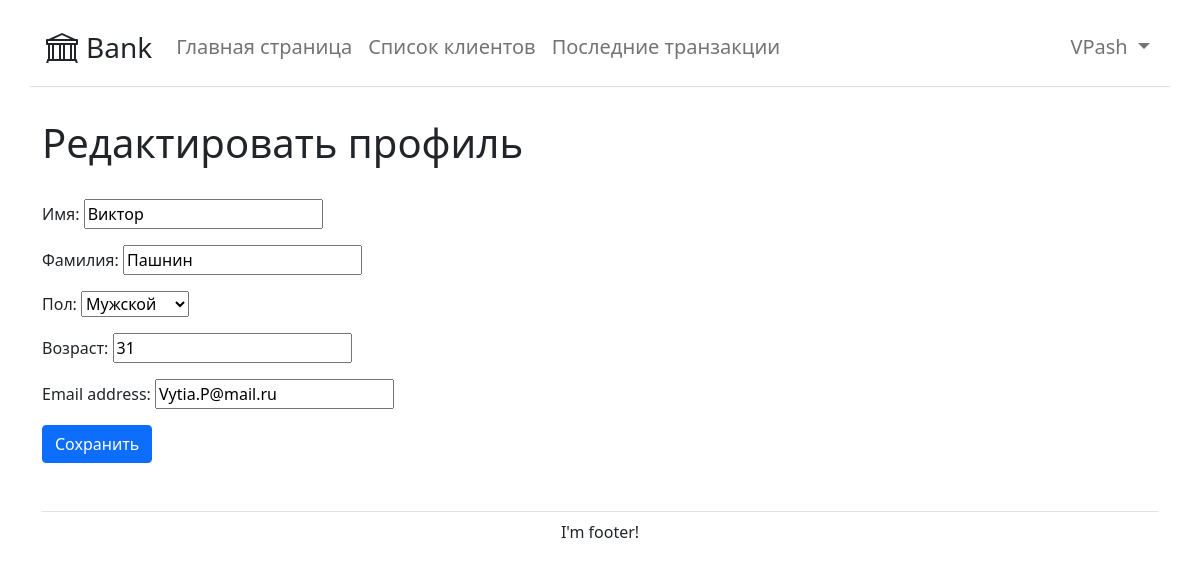
/change_profile/ (signed in), run on the app's committed database.
### bank/models.py (models this page shows, shortened)
class User(AbstractUser): # Первичная модель
	sex_choices = (
		(' ', 'Не выбран'),
		('М', 'Мужской'),
		('Ж', 'Женский'),
	)
	first_name = models.CharField(max_length=30, blank=True, verbose_name='Имя')
	last_name = models.CharField(max_length=30, blank=True, verbose_name='Фамилия')
	sex = models.CharField(choices=sex_choices, default=' ', max_length=2, verbose_name='Пол')
	age = models.IntegerField(default=0, verbose_name='Возраст')
	slug = models.SlugField(max_length=255, unique=True, db_index=True)
	def get_absolute_url(self):
		return reverse('client_info', kwargs={'client_slug': self.slug})
	class Meta: # изменят наименование моедли в админ панели
		verbose_name = 'Пользователи'
		verbose_name_plural = 'Пользователи' # наименование для множемтвенного числа

### bank/views.py (the view)
class ChangeProfile(TemplateView):
	form_class = ProfileChangeForm
	template_name = 'bank/change_profile.html'
	def dispatch(self, request, *args, **kwargs):
		form = ProfileChangeForm(instance=request.user)
		if request.method == 'POST':
			form = ProfileChangeForm(request.POST, instance=request.user)
			slug_user = request.user
			if form.is_valid():
				form.save()
				return redirect(reverse_lazy('client_info', args=[slug_user.slug]))
		return render (request, 'bank/change_profile.html', {'form': form, 'title': 'Редактировать профиль', 'menu': menu})

### bank/forms.py
class ProfileChangeForm(forms.ModelForm):
	class Meta:
		model = User
		fields = ['first_name', 'last_name', 'sex', 'age', 'email']

### bank/templates/bank/change_profile.html (shortened to what this page needs)
{% extends 'bank/base.html' %}
{% block content %}
  <div class="container">
    <h1>{{title}}</h1><br>
    <form method="post">
      {{ form.as_p }}
    <button type="submit" class="btn btn-primary">Сохранить</button>
    </form>
  </div>
{% endblock %}

### bank/templates/bank/base.html (shortened to what this page needs)
{% load static %}
<!DOCTYPE html PUBLIC "-//W3C//DTD XHTML 1.0 Strict//EN"
	"http://www.w3.org/TR/xhtml1/DTD/xhtml1-strict.dtd">
<html xmlns="http://www.w3.org/1999/xhtml" xml:lang="en" lang="en">
<head>
	<link type='text/css' href='{% static "bank/css/styles.css" %}' rel='stylesheet'>
	<link rel="stylesheet" href="https://cdn.jsdelivr.net/npm/bootstrap@5.1.3/dist/css/bootstrap.min.css">
</head>
<body>
{% block mainmenu %}
<nav class="navbar navbar-expand-lg navbar-light">
  <div class="container border-bottom py-3 mb-4">
    <a href="{% url 'main' %}" class="d-flex align-items-center mb-3 mb-md-0 me-md-auto text-dark text-decoration-none">
        <span class="fs-3 ps-1">Bank</span>
      </a>
    <div class="collapse navbar-collapse fs-5 ps-3" id="navbarSupportedContent">
      <ul class="navbar-nav me-auto mb-2 mb-lg-0">
        {% for m in menu %}
          {% if m.title == title %}
            <li class="nav-item nav-link">{{ m.title }}</li>
          {% else %}
            <li class="nav-item"><a class="nav-link" href="{% url m.url_name %}">{{ m.title }}</a></li>
          {% endif %}
        {% endfor %}
      </ul>
      <ul class="navbar-nav">
        {% if request.user.is_authenticated %}
        <li class="nav-item dropdown">
          <a class="nav-link dropdown-toggle" href="#" id="navbarDropdown" role="button" data-bs-toggle="dropdown" aria-expanded="false">
            {{ user.username }}
          </a>
        </li>
        {% else %}
        <li class="nav-item"><a href="{% url 'login' %}" class="nav-link">Войти |</a></li>
        <li class="nav-item"><a href="{% url 'register' %}" class="nav-link">Регистрация</a></li>
        {% endif %}
      </ul>
    </div>
  </div>
</nav>
{% endblock mainmenu %}
	{% block content %}
	{% endblock %}
  <div class="container">
    <footer class="d-flex flex-wrap justify-content-center mt-5 py-2 border-top">
      I'm footer!
    </footer>
  </div>
</body>
</html>

### bank/static/bank/css/styles.css (style rules this page uses)
a, a:hover, a:visited, a:focus { text-decoration: none; }

### data on the page
User: username "VPash", first_name "Виктор", last_name "Пашнин", sex "Мужской", age "31", email "Vytia.P@mail.ru"

### other printed values
{{ m.title }} "Главная страница" "Список клиентов" "Последние транзакции"
{{ title }} "Редактировать профиль"
